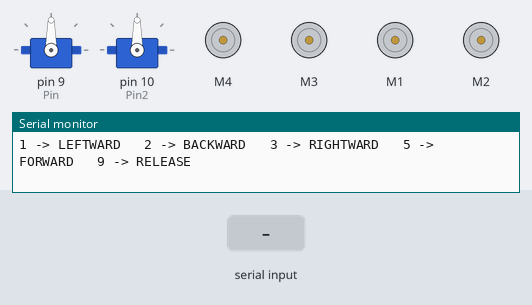
The sketch below on a simulated Arduino Uno, built with avr-gcc and run on an emulated ATmega328P. On the bench: 2 × servo, 4 × DC motor (green arrow = forward, orange = backward, longer = faster), the last lines printed to the serial monitor. The test bench sets the inputs (shaded band).

Above: at 1.2 s.
1.3 s: "*" received over Serial
At 1.7 s:
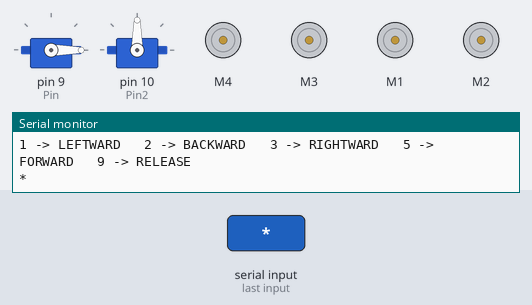
2.8 s: "L90\n" received over Serial
At 4.0 s:
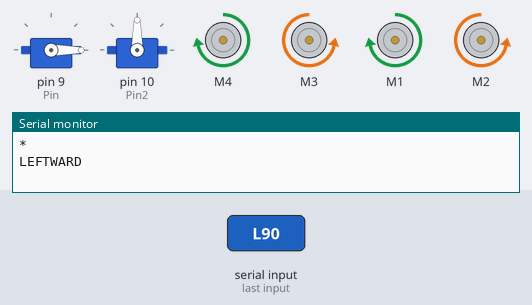
4.3 s: "+" received over Serial
At 5.2 s:
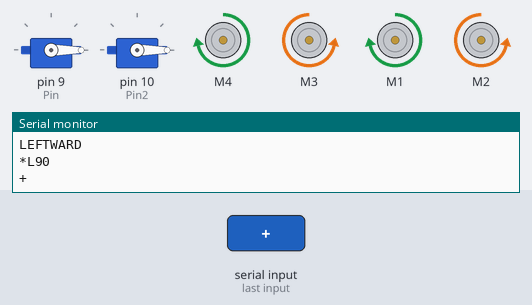
5.8 s: "B90\n" received over Serial
At 6.4 s:
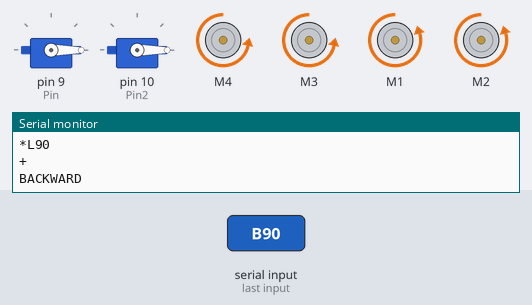
7.3 s: "R90\n" received over Serial
At 8.5 s:
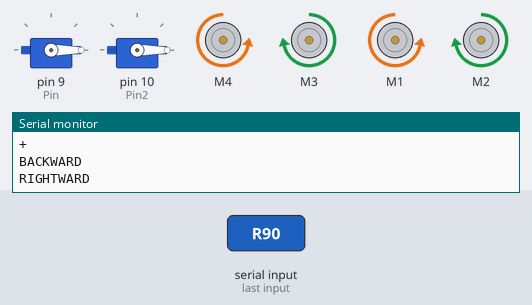
8.8 s: "F90\n" received over Serial
At 9.9 s:
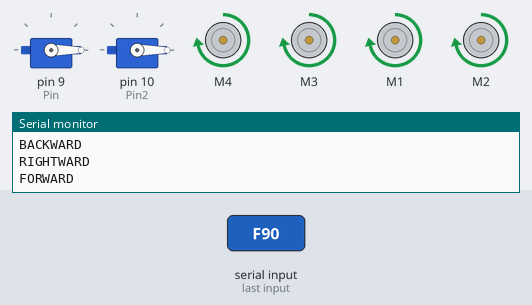
Timing chart, 0 to 11.3 s (numbered marks = the images above; inputs shaded):
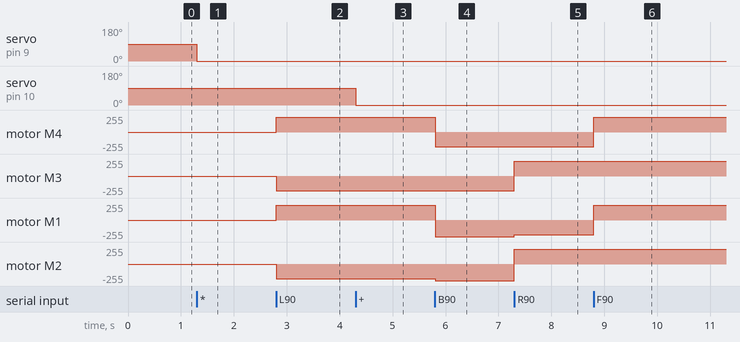

The sketch:

CAR.ino
```cpp
#include <Servo.h>
#include <AFMotor.h>

Servo myservo,myservo2;

const int Pin = 9; //
const int Pin2 = 10; //
char Text;

String Spilt;
String Spilt2;
String angle;
String angle2;
int pos = 0;    // variable to store the servo position

int k1;
int k2;


AF_DCMotor MR(4);
AF_DCMotor ML(3);
AF_DCMotor MBR(1);
AF_DCMotor MBL(2);

char state = 0;


void setup() {


Serial.begin(9600); // Starts the serial communication

pinMode (Pin, OUTPUT);
pinMode (Pin2, OUTPUT);

myservo.attach(Pin);
myservo2.attach(Pin2);
Serial.println("1 -> LEFTWARD   2 -> BACKWARD   3 -> RIGHTWARD   5 -> FORWARD   9 -> RELEASE");
Stop();

}
void loop() {
   if (Serial.available()>0)
  {
    Text = Serial.read();
    Spilt = Spilt + Text;
    Spilt2 = Spilt2 + Text;
    if(Text == 'L')
    {
      MR.run(FORWARD);
      MR.setSpeed(220);
      ML.run(BACKWARD);
      ML.setSpeed(220);
      MBR.run(FORWARD);
      MBR.setSpeed(220);
      MBL.run(BACKWARD);
      MBL.setSpeed(220);
      Serial.println("LEFTWARD");
    }
    else if (Text == 'B')
    {
      MR.run(BACKWARD);
      MR.setSpeed(220);
      ML.run(BACKWARD);
      ML.setSpeed(220);
      MBR.run(BACKWARD);
      MBR.setSpeed(250);
      MBL.run(BACKWARD);
      MBL.setSpeed(250);
      Serial.println("BACKWARD");
    }
    else if (Text == 'R')
    {
      MR.run(BACKWARD);
      MR.setSpeed(220);
      ML.run(FORWARD);
      ML.setSpeed(220);
      MBR.run(BACKWARD);
      MBR.setSpeed(220);
      MBL.run(FORWARD);
      MBL.setSpeed(220);
      Serial.println("RIGHTWARD");
    }
    else if (Text == 'F')
    {
      MR.run(FORWARD);
      MR.setSpeed(220);
      ML.run(FORWARD);
      ML.setSpeed(220);
      MBR.run(FORWARD);
      MBR.setSpeed(220);
      MBL.run(FORWARD);
      MBL.setSpeed(220);

      Serial.println("FORWARD");
    }
    else if (Text == 's')
    {
      MR.run(RELEASE);
      ML.run(RELEASE);
      MBR.run(RELEASE);
      MBL.run(RELEASE);
      Serial.println("RELEASE");
    }
if (Text == '*') {

      Serial.println(Spilt);

      Spilt = Spilt.substring(0, Spilt.length() - 1); // Delete last char *

      k1 = Spilt.indexOf('*');

      angle = Spilt.substring(0, k1);

      myservo.write(angle.toInt());

      delay(15);


      Spilt = "";

  }
  else if(Text == '+'){
      Serial.println(Spilt2);

      Spilt2 = Spilt2.substring(0, Spilt2.length() - 1); // Delete last char *

      k2 = Spilt2.indexOf('*');

      angle2 = Spilt2.substring(0, k2);

      myservo2.write(angle2.toInt());

      delay(15);


      Spilt2 = "";

      }


  }

}

void Stop(){
      MR.run(RELEASE);
      ML.run(RELEASE);
      MBR.run(RELEASE);
      MBL.run(RELEASE);
}
```

Measured:
- after the input at 1.3 s, servo on pin 9 (Pin): 90° → 0° at once
- after the input at 2.8 s, motor M4, motor M1: stopped → forward 220/255 at once; motor M3, motor M2: stopped → backward 220/255 at once
- after the input at 4.3 s, servo on pin 10 (Pin2): 90° → 0° at once
- after the input at 5.8 s, motor M4: forward 220/255 → backward 220/255 at once; motor M1: forward 220/255 → backward 250/255 at once; motor M2: backward 220/255 → backward 250/255 at once
- after the input at 7.3 s, motor M3: backward 220/255 → forward 220/255 at once; motor M1: backward 250/255 → backward 220/255 at once; motor M2: backward 250/255 → forward 220/255 at once
- after the input at 8.8 s, motor M4, motor M1: backward 220/255 → forward 220/255 at once
